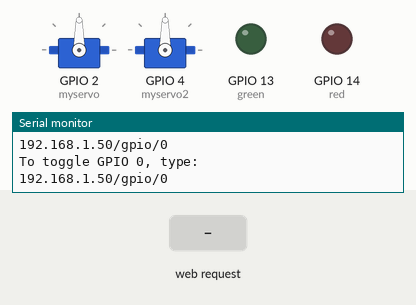
Simulated run of this sketch. Board: ESP8266 (NodeMCU). Shown: 2 × servo, output pins drawn as LEDs (lit = HIGH), the last lines printed to the serial monitor. Inputs (shaded band) come from the test bench. WiFi joins after 1.5 s; servers stay silent unless stated.

Above: at 2.8 s.
2.9 s: HTTP request GET /gpio/1 received
At 3.6 s:
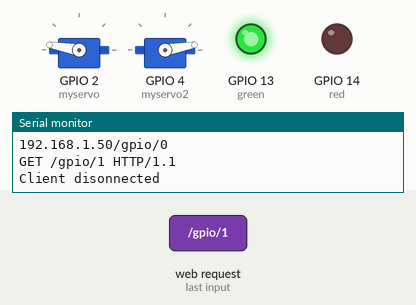
4.4 s: HTTP request GET /gpio/2 received
At 4.9 s:
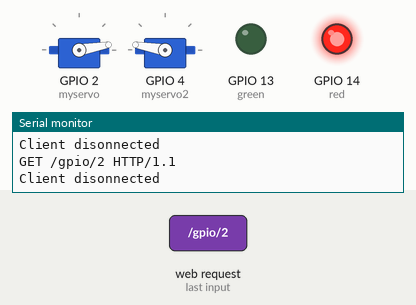
5.9 s: HTTP request GET /gpio/0 received
At 7.3 s:
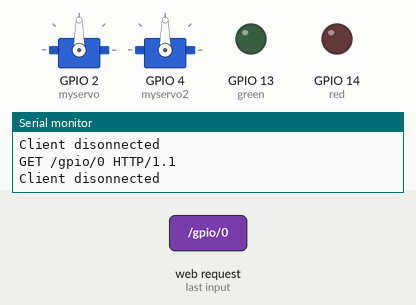
Timing chart, 0 to 8.9 s (numbered marks = the images above; inputs shaded):
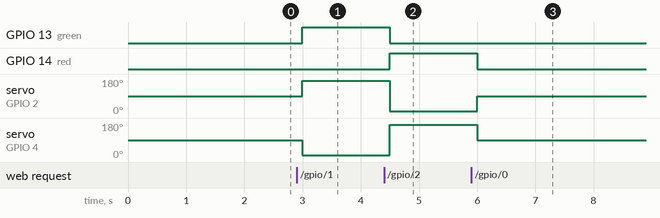

The sketch:

trash_can_control.ino
```cpp
#include <ESP8266WiFi.h>
#include <Servo.h>

Servo myservo; // create servo object to control a servo
Servo myservo2;

const char* ssid = "wangq";
const char* password = "peterwang";
int val;
int val2;

// Create an instance of the server
// specify the port to listen on as an argument
WiFiServer server(80);


void setup() {
  Serial.begin(9600); //9600
  delay(10);

  // prepare GPIO2
  //pinMode(2, OUTPUT);
  //digitalWrite(2, 0);
  myservo.attach(2);
  myservo2.attach(4);
  //pinMode(12, OUTPUT); //yellow
  pinMode(13, OUTPUT); //green
  pinMode(14, OUTPUT); //red
  //digitalWrite(12, HIGH); //initialization
  // Connect to WiFi network
  Serial.println();
  Serial.println();
  Serial.print("Connecting to ");
  Serial.println(ssid);

  WiFi.begin(ssid, password);

  while (WiFi.status() != WL_CONNECTED) {
    delay(500);
    Serial.print(".");
  }
  Serial.println("");
  Serial.println("WiFi connected");

  // Start the server
  server.begin();
  Serial.println("Server started @ ");

  // Print the IP address & instructions
  Serial.println(WiFi.localIP());
  Serial.println("To control GPIO, open your web browser.");
  Serial.println("To set GPIO 0 high, type:");
  Serial.print(WiFi.localIP());
  Serial.println("/gpio/1");
  Serial.println("To set GPIO 0 low, type:");
  Serial.print(WiFi.localIP());
  Serial.println("/gpio/0");
  Serial.println("To toggle GPIO 0, type:");
  Serial.print(WiFi.localIP());
  Serial.println("/gpio/0");
}

void loop() {
  // Check if a client has connected
  WiFiClient client = server.available();
  if (!client) {
    delay(100);
    return;
  }

  // Read the first line of the request
  String req = client.readStringUntil('\r');
  Serial.println(req);
  client.flush();

  // Match the request

  if (req.indexOf("/gpio/0") != -1) {
    val = 90;
    val2 = 90;
    //digitalWrite(12, HIGH);
    digitalWrite(13, LOW);
    digitalWrite(14, LOW);
  }
  else if (req.indexOf("/gpio/1") != -1) {
    val = 170;
    val2 = 10;
    digitalWrite(13, HIGH);
    //digitalWrite(12, LOW);
    digitalWrite(14, LOW);
  }
  else if (req.indexOf("/gpio/2") != -1) {
    val = 10;
    val2 = 170;
    digitalWrite(14, HIGH);
    digitalWrite(13, LOW);
    //digitalWrite(12, LOW);
  }
  else {
    val = 90;
    val2 = 90;
    //digitalWrite(12, HIGH);
    digitalWrite(13, LOW);
    digitalWrite(14, LOW);
  }
  //else {
    //Serial.println("invalid request");
    //client.print("HTTP/1.1 404\r\n");
    //client.stop();
   // return;
  //}

  // Set GPIO2 according to the request
  //digitalWrite(2, val);
  myservo.write(val);
  myservo2.write(val2);

  client.flush();

  // Prepare the response
  String s = "HTTP/1.1 200 OK\r\nContent-Type: text/html\r\n\r\n<!DOCTYPE HTML>\r\n<html>\r\nGPIO is now ";
  if (val == 90)
    s += "stowed";
  else if (val == 170)
    s += "wet";
  else if (val == 10)
    s += "dry";
  s += "</html>\n";

  // Send the response to the client
  client.print(s);
  delay(200);
  Serial.println("Client disonnected");
}
```

Measured:
- after the input at 2.9 s, GPIO 13 (green): LOW → HIGH after 0.09 s; servo on GPIO 2 (myservo): 90° → 170° after 0.09 s; servo on GPIO 4 (myservo2): 90° → 10° after 0.09 s
- after the input at 4.4 s, GPIO 13 (green): HIGH → LOW after 0.09 s; GPIO 14 (red): LOW → HIGH after 0.09 s; servo on GPIO 2 (myservo): 170° → 10° after 0.09 s; servo on GPIO 4 (myservo2): 10° → 170° after 0.09 s
- after the input at 5.9 s, GPIO 14 (red): HIGH → LOW after 0.10 s; servo on GPIO 2 (myservo): 10° → 90° after 0.10 s; servo on GPIO 4 (myservo2): 170° → 90° after 0.10 s
